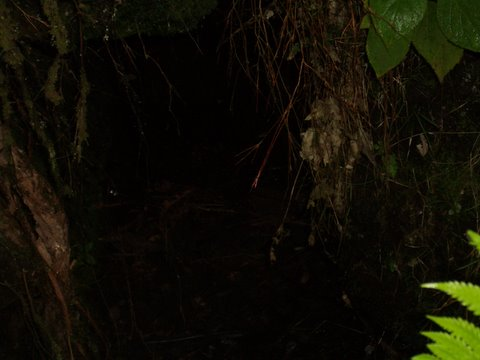
%> input picture ComputerVision/DarkLog.jpg, 480 x 360 px
$ octave CV_HW2_Jurman_Script.m   (GNU Octave 9; MATLAB toolbox functions it lacks are replaced by stand-ins)
%> lines starting %> are read from the running program, lines starting %| are printed output that depends on the picture
### ComputerVision/HW2/CV_HW2_Jurman.m
function CV_HW2_Jurman( img, E, m, low_in, high_in, low_out, high_out, nlev )
    %CV_HW2_Jurman - Homework Assignment 2
    % img - the color image passed to the function
    % E, m - parameters for the contrast stretching equation
    % low_in, high_in, low_out, high_out - imadjust Matlab parameters
    % nlev - histogram equalization parameters

    g_img = rgb2gray(img);

    % Process the image img using the contrast stretching
    % equation taken from slides;  T(r) = 1 / 1 + ( m / r )^E
    img_cs = 1./(1+(m./(double(g_img)+eps)).^E);

    % Process the image img using imadjust
    img_ima = imadjust(g_img, [low_in high_in], [low_out high_out]);

    % Process the image img using Matlab's histogram equalization function
    % with nlev
    img_hseq = histeq(g_img, nlev);

    % Using the subplot function display the original image the the four
    % processed images in a 2 x 2 grid
    figure
    subplot(2, 2, 1), imshow(g_img), title('Original')
    subplot(2, 2, 2), imshow(img_cs), title('Contrast Stretching')
    subplot(2, 2, 3), imshow(img_ima), title('Image Adjust')
    subplot(2, 2, 4), imshow(img_hseq), title('Histogram Equalization')

end

### ComputerVision/HW2/CV_HW2_Jurman_Script.m
CV_HW2_Jurman( imread('DarkLog.jpg'), 1, 8, 0, 0.20, 0, 1, 25)
%> in CV_HW2_Jurman, `img_ima = imadjust(g_img, [low_in high_in], [low_out high_out]);`:
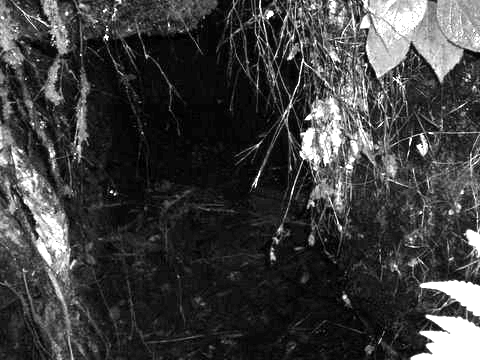
%> img_ima: size 360x480 uint8; min 0, max 255, mean 61.7
%> in CV_HW2_Jurman, `img_hseq = histeq(g_img, nlev);`:
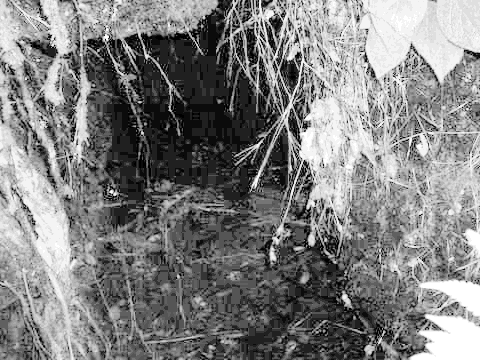
%> img_hseq: size 360x480 uint8; min 0, max 255, mean 128
CV_HW2_Jurman( imread('DarkTree.jpg'), 2, 8, 0, 0.15, 0, 1, 100)
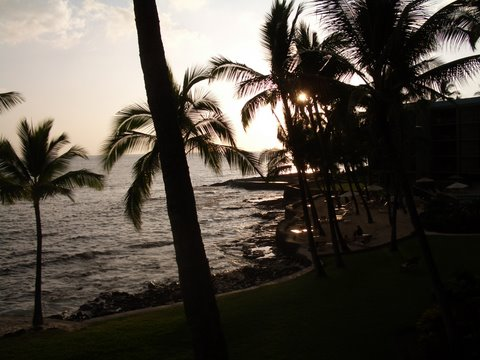
%> input picture ComputerVision/DarkTree.jpg, 480 x 360 px
%> call 2 of CV_HW2_Jurman, with E = 2, m = 8, low_in = 0, high_in = 0.15, low_out = 0, high_out = 1, nlev = 100
%> in CV_HW2_Jurman (call 2), `g_img = rgb2gray(img);`:
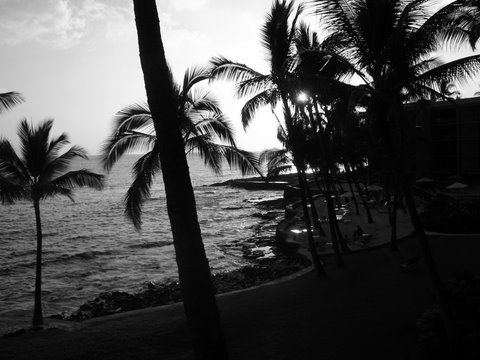
%> g_img: size 360x480 uint8; min 0, max 255, mean 75.3
%> in CV_HW2_Jurman (call 2), `img_cs = 1./(1+(m./(double(g_img)+eps)).^E);`:
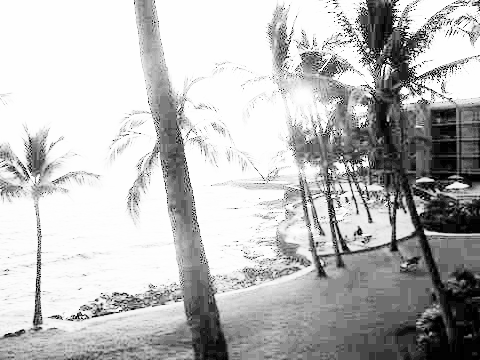
%> img_cs: size 360x480 double; min 7.7e-34, max 0.999, mean 0.734
%> in CV_HW2_Jurman (call 2), `img_ima = imadjust(g_img, [low_in high_in], [low_out high_out]);`:
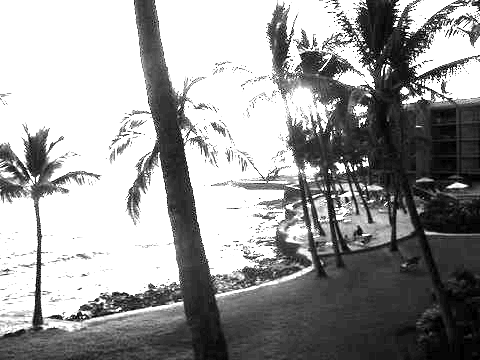
%> img_ima: size 360x480 uint8; min 0, max 255, mean 153.9
%> in CV_HW2_Jurman (call 2), `img_hseq = histeq(g_img, nlev);`:
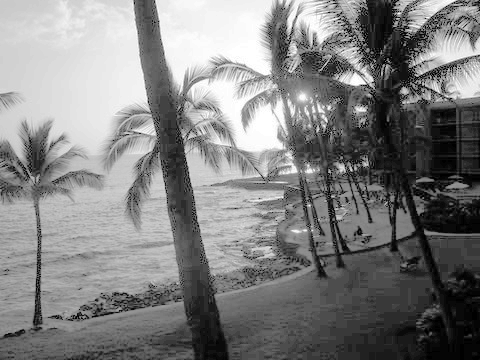
%> img_hseq: size 360x480 uint8; min 0, max 255, mean 128.4
